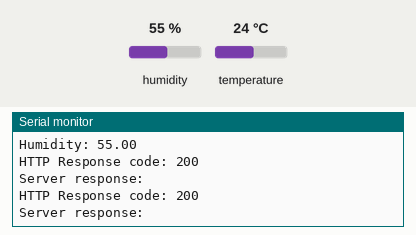
Recording of a sketch running on a simulated ESP32. Shown: the last lines printed to the serial monitor. The test bench sets the inputs (shaded band); at power-on: humidity 55 %, temperature 24 °C. WiFi joins after 1.5 s; servers stay silent unless stated; uploads are accepted with an empty reply.

Above: at 3.2 s.
3.3 s: humidity set to 22 %
11.1 s: temperature set to 12 °C
At 12.61 s:
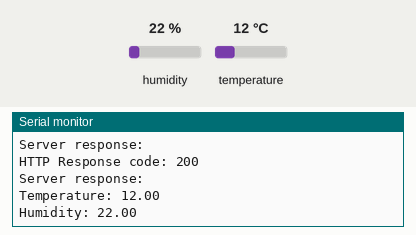
18.9 s: humidity set to 40 %
At 23.03 s:
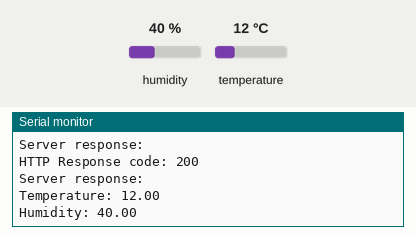

The sketch:

ESP32sensor.ino
```cpp
#include <WiFi.h>
#include <HTTPClient.h>
#include <DHT.h>

#define DHTPIN 26         // GPIO-pin connected to DHT11
#define DHTTYPE DHT11     // DHT11 sensor type
DHT dht(DHTPIN, DHTTYPE);

// Your WiFi network credentials
const char* ssid = "Alexander_iPhone";
const char* password = "iphonese21";

// Server address (replace with your computer's IP address)
const char* serverName = "http://172.20.10.4:8080/SensorData/addData";

void setup() {
  Serial.begin(115200);

  dht.begin();

  WiFi.begin(ssid, password);
  while (WiFi.status() != WL_CONNECTED) {
    delay(1000);
    Serial.println("Connecting to Wi-Fi...");
  }
  Serial.println("Connected to Wi-Fi!");

  // Print the ESP32's IP address
  Serial.print("ESP32 IP Address: ");
  Serial.println(WiFi.localIP());
}

// Create a function to build the HTTP path with dynamic sensor data
String makePath(long sensorId, String sensorUnit, float sensorValue){
  // Corrected concatenation for the sensorUnit and sensorValue
  String path = String(serverName) + "?sensor_id=" + String(sensorId) + "&unit=" + sensorUnit + "&value=" + String(sensorValue);
  return path;
}

// Function to send HTTP requests to the server
void httpBegin(String path){
  if (WiFi.status() == WL_CONNECTED){
    HTTPClient http;

    http.begin(path);
    int httpResponseCode = http.GET();

    if (httpResponseCode > 0) {
      String response = http.getString();
      Serial.println("HTTP Response code: " + String(httpResponseCode));
      Serial.println("Server response: " + response);
    } else {
      Serial.print("Error on sending GET: ");
      Serial.println(httpResponseCode);
    }

    http.end();
  } else {
    Serial.println("Wi-Fi Disconnected");
  }
}

void loop() {
  // Read temperature and humidity from DHT11
  float temperature = dht.readTemperature();
  float humidity = dht.readHumidity();

  if (isnan(temperature) || isnan(humidity)) {
    Serial.println("Error: Failed to read from DHT sensor");
    return;
  }

  Serial.print("Temperature: ");
  Serial.println(temperature);
  Serial.print("Humidity: ");
  Serial.println(humidity);

  // Create dynamic paths for both temperature and humidity
  String tempPath = makePath(2, "Celsius", temperature);  // Sensor ID 2, Unit "Celsius"
  String humPath = makePath(3, "Percentage", humidity);      // Sensor ID 3, Unit "Percent"

  // Send the data to the server
  httpBegin(tempPath);
  httpBegin(humPath);

  delay(10000);  // Send data every 10 seconds
}
```

Measured:
- after the input at 11.1 s, the serial monitor: prints a new line after 1.4 s (image 1)
- after the input at 18.9 s, the serial monitor: prints a new line after 4.0 s (image 2)
